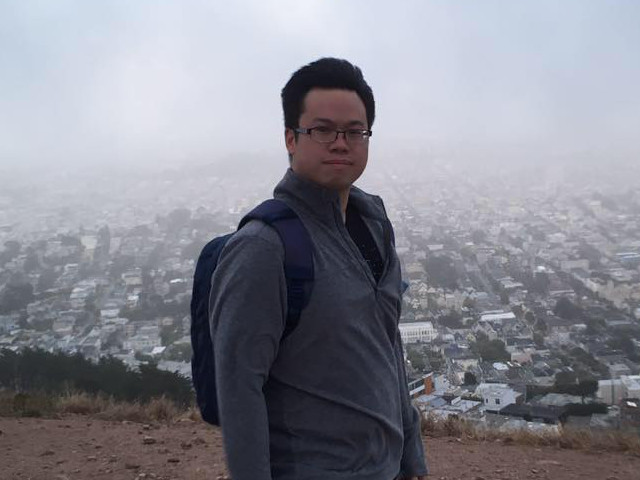
#> input picture hw1/orig.jpg, 640 x 480 px
$ python cs682_hw1.py   (older library calls are emulated)
#> lines starting #> are read from the running program, lines starting #| are printed output that depends on the picture
import cv2
import numpy as np

# 2
orig = cv2.imread('orig.jpg', cv2.IMREAD_COLOR)
#> orig is the input picture: shape (480, 640, 3); mean B, G, R 145.2, 135.6, 135.2
grayscale = cv2.cvtColor(orig, cv2.COLOR_BGR2GRAY)
cv2.imwrite('gray.png', grayscale)

# median filter
median5x5 = cv2.medianBlur(orig, 5)  # 5x5
median3x3 = cv2.medianBlur(orig, 3)  # 3x3
median5x5g = cv2.medianBlur(grayscale, 5)  # 5x5
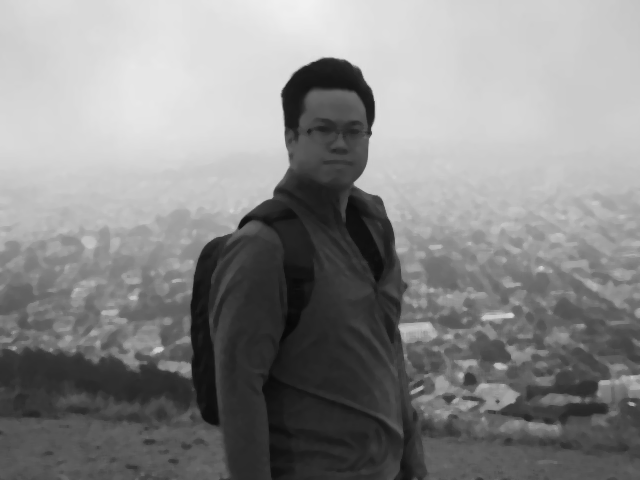
#> median5x5g: shape (480, 640); min 6, max 241, mean 136.3
median3x3g = cv2.medianBlur(grayscale, 3)  # 3x3

# gaussian smoothing
gaussian1 = cv2.GaussianBlur(orig, (5, 5), 1)
gaussian2 = cv2.GaussianBlur(orig, (5, 5), 2)
gaussian3 = cv2.GaussianBlur(orig, (5, 5), 3)
gaussian1g = cv2.GaussianBlur(grayscale, (5, 5), 1)
gaussian2g = cv2.GaussianBlur(grayscale, (5, 5), 2)
gaussian3g = cv2.GaussianBlur(grayscale, (5, 5), 3)

# write median filters to file
cv2.imwrite('orig_median5x5.png', median5x5)
cv2.imwrite('orig_median3x3.png', median3x3)
cv2.imwrite('gray_median5x5.png', median5x5g)
cv2.imwrite('gray_median3x3.png', median3x3g)

# write gaussian smoothing to file
cv2.imwrite('orig_gauss_sigma1.png', gaussian1)
cv2.imwrite('orig_gauss_sigma2.png', gaussian2)
cv2.imwrite('orig_gauss_sigma3.png', gaussian3)
cv2.imwrite('gray_gauss_sigma1.png', gaussian1g)
cv2.imwrite('gray_gauss_sigma2.png', gaussian2g)
cv2.imwrite('gray_gauss_sigma3.png', gaussian3g)

# derivative sobel
dx = cv2.Sobel(orig, cv2.CV_64F, 1, 0, 5)
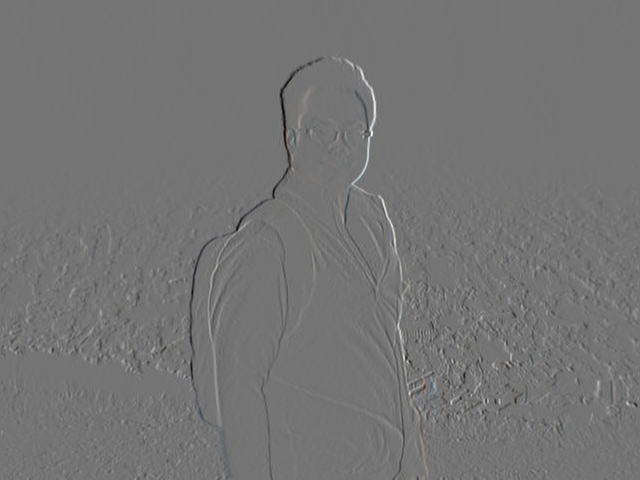
#> dx: shape (480, 640, 3) float64; mean B, G, R 0, 0, 0; drawn with min black and max white
dy = cv2.Sobel(orig, cv2.CV_64F, 0, 1, 5)
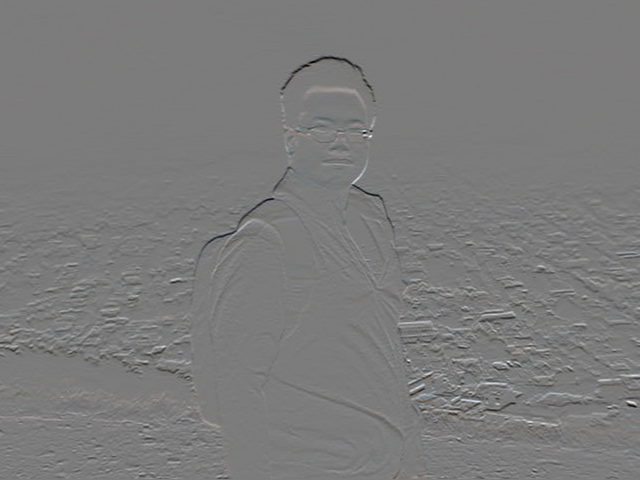
#> dy: shape (480, 640, 3) float64; mean B, G, R -2.8, -2.6, -2.2; drawn with min black and max white
dxg = cv2.Sobel(grayscale, cv2.CV_64F, 1, 0, 5)
dyg = cv2.Sobel(grayscale, cv2.CV_64F, 0, 1, 5)

# magnitude of original and gray
magnitude_gray = np.sqrt((dxg * dxg) + (dyg * dyg))
magnitude_orig = np.sqrt((dx * dx) + (dy * dy))

# magnitude of smoothing (orig and gray)
# orig derivatives
# sigma = 1
dxg1 = cv2.Sobel(gaussian1, cv2.CV_64F, 1, 0, 5)
dyg1 = cv2.Sobel(gaussian1, cv2.CV_64F, 0, 1, 5)
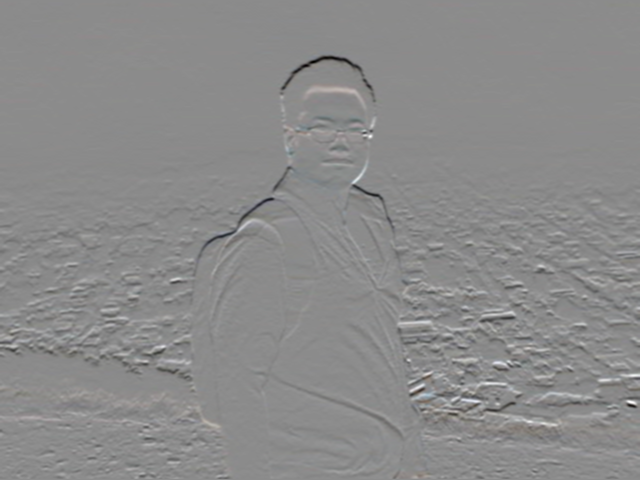
#> dyg1: shape (480, 640, 3) float64; mean B, G, R -2.8, -2.6, -2.2; drawn with min black and max white
orig_mag_gauss1 = np.sqrt((dxg1 * dxg1) + (dyg1 * dyg1))
# sigma = 2 derivatives
dxg2 = cv2.Sobel(gaussian2, cv2.CV_64F, 1, 0, 5)
dyg2 = cv2.Sobel(gaussian2, cv2.CV_64F, 0, 1, 5)
orig_mag_gauss2 = np.sqrt((dxg2 * dxg2) + (dyg2 * dyg2))
# sigma = 3
dxg3 = cv2.Sobel(gaussian3, cv2.CV_64F, 1, 0, 5)
dyg3 = cv2.Sobel(gaussian3, cv2.CV_64F, 0, 1, 5)
orig_mag_gauss3 = np.sqrt((dxg3 * dxg3) + (dyg3 * dyg3))

# grayscale smoothed image derivatives
# sigma = 1
dxg1g = cv2.Sobel(gaussian1g, cv2.CV_64F, 1, 0, 5)
dyg1g = cv2.Sobel(gaussian1g, cv2.CV_64F, 0, 1, 5)
gray_mag_gauss1 = np.sqrt((dxg1g * dxg1g) + (dyg1g * dyg1g))
# sigma = 2
dxg2g = cv2.Sobel(gaussian2g, cv2.CV_64F, 1, 0, 5)
dyg2g = cv2.Sobel(gaussian2g, cv2.CV_64F, 0, 1, 5)
gray_mag_gauss2 = np.sqrt((dxg2g * dxg2g) + (dyg2g * dyg2g))
# sigma = 3
dxg3g = cv2.Sobel(gaussian3g, cv2.CV_64F, 1, 0, 5)
dyg3g = cv2.Sobel(gaussian3g, cv2.CV_64F, 0, 1, 5)
gray_mag_gauss3 = np.sqrt((dxg3g * dxg3g) + (dyg3g * dyg3g))
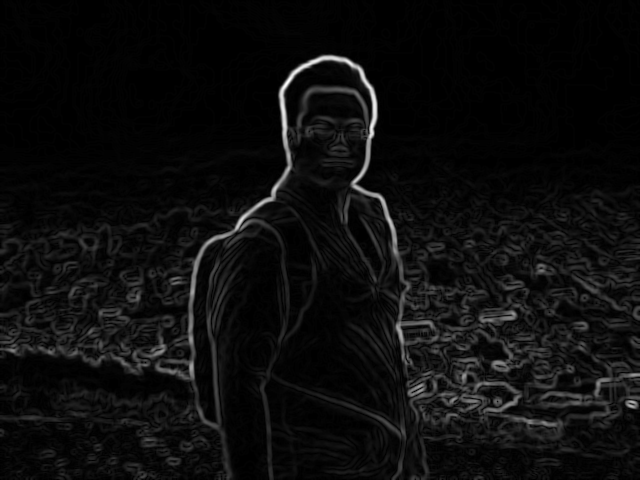
#> gray_mag_gauss3: shape (480, 640) float64; min 0, max 351.1, mean 18.4; drawn with min black and max white

# write magnitudes of smoothed images to file
cv2.imwrite('orig_mag_gauss1.png', orig_mag_gauss1)
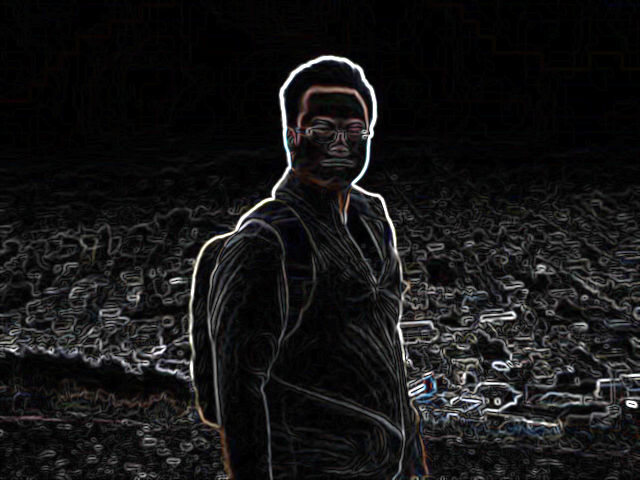
#> saved as orig_mag_gauss1.png: shape (480, 640, 3); mean B, G, R 22.1, 21.7, 22
cv2.imwrite('orig_mag_gauss2.png', orig_mag_gauss2)
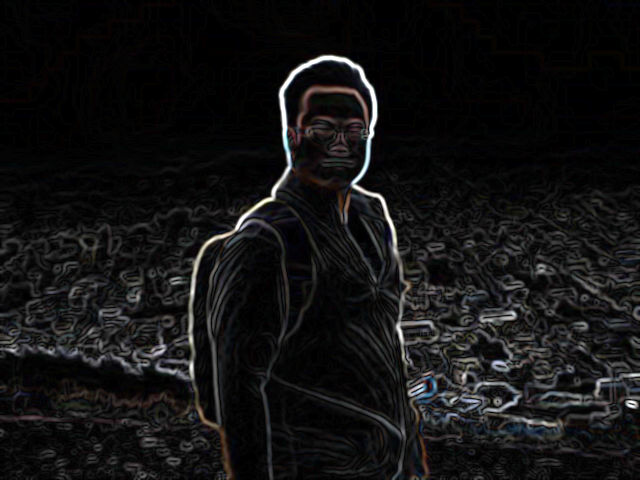
#> saved as orig_mag_gauss2.png: shape (480, 640, 3); mean B, G, R 19.1, 18.8, 19.1
cv2.imwrite('orig_mag_gauss3.png', orig_mag_gauss3)
cv2.imwrite('gray_mag_gauss1.png', gray_mag_gauss1)
cv2.imwrite('gray_mag_gauss2.png', gray_mag_gauss2)
cv2.imwrite('gray_mag_gauss3.png', gray_mag_gauss3)
